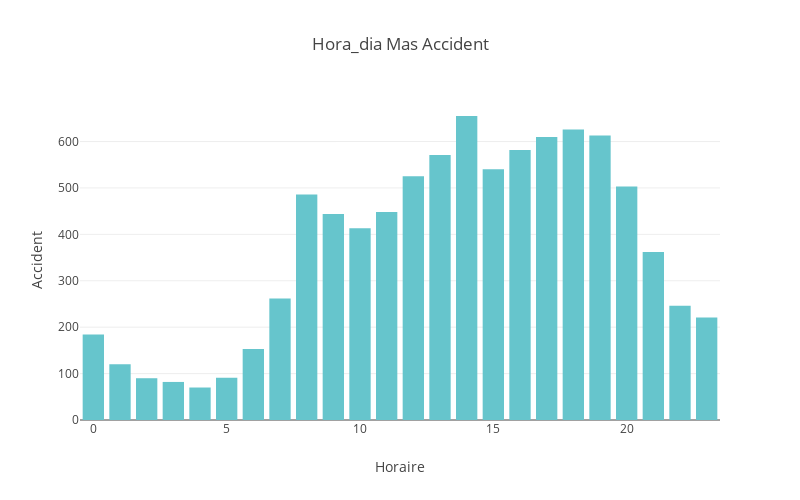

The code cell stored with this chart in its notebook:
### Code cell
horaire = df['Hora_dia'].value_counts().sort_index()
colors = px.colors.qualitative.Pastel[:len(horaire)]
color_map = {category: color for category, color in zip(horaire.index, colors)}

# Create the bar chart
fig = px.bar(x=horaire.index, y=horaire.values, 
             labels={'x': 'Horaire', 'y': 'Accident'},
             title='Hora_dia Mas Accident',
             height=500, width=800,
             color_discrete_sequence=colors)  # Using color_discrete_sequence

fig.show()

### Figure 1 — Plotly figure (JSON) as saved in the notebook; plotly's stock layout.template omitted (floating-point values rounded to 4 significant figures)
{"data": [{"alignmentgroup": "True", "hovertemplate": "Horaire=%{x}<br>Accident=%{y}<extra></extra>", "legendgroup": "", "marker": {"color": "rgb(102, 197, 204)", "pattern": {"shape": ""}}, "name": "", "offsetgroup": "", "orientation": "v", "showlegend": false, "textposition": "auto", "x": [0, 1, 2, 3, 4, 5, 6, 7, 8, 9, 10, 11, 12, 13, 14, 15, 16, 17, 18, 19, 20, 21, 22, 23], "xaxis": "x", "y": [184, 120, 90, 82, 70, 91, 153, 262, 486, 444, 413, 448, 525, 571, 655, 540, 582, 610, 626, 613, 503, 362, 246, 221], "yaxis": "y", "type": "bar"}], "layout": {"xaxis": {"anchor": "y", "domain": [0.0, 1.0], "title": {"text": "Horaire"}}, "yaxis": {"anchor": "x", "domain": [0.0, 1.0], "title": {"text": "Accident"}}, "legend": {"tracegroupgap": 0}, "title": {"text": "Hora_dia Mas Accident"}, "barmode": "relative", "height": 500, "width": 800}}
